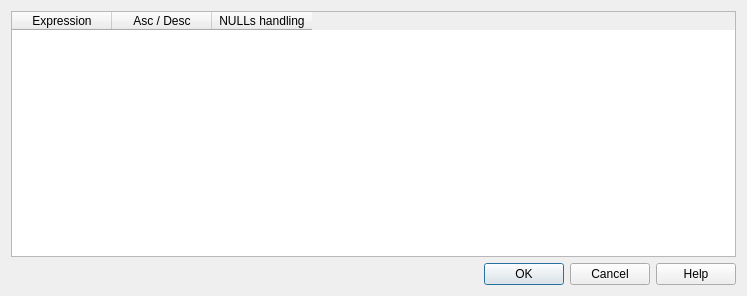
<?xml version="1.0" encoding="UTF-8"?>
<ui version="4.0">
 <class>OrderByDialogBase</class>
 <widget class="QDialog" name="OrderByDialogBase">
  <property name="geometry">
   <rect>
    <x>0</x>
    <y>0</y>
    <width>747</width>
    <height>296</height>
   </rect>
  </property>
  <property name="windowTitle">
   <string>Define Order</string>
  </property>
  <layout class="QGridLayout" name="gridLayout">
   <item row="1" column="0">
    <widget class="QDialogButtonBox" name="buttonBox">
     <property name="orientation">
      <enum>Qt::Horizontal</enum>
     </property>
     <property name="standardButtons">
      <set>QDialogButtonBox::Cancel|QDialogButtonBox::Help|QDialogButtonBox::Ok</set>
     </property>
    </widget>
   </item>
   <item row="0" column="0">
    <widget class="QTableWidget" name="mOrderByTableWidget">
     <property name="dragDropMode">
      <enum>QAbstractItemView::InternalMove</enum>
     </property>
     <column>
      <property name="text">
       <string>Expression</string>
      </property>
     </column>
     <column>
      <property name="text">
       <string>Asc / Desc</string>
      </property>
     </column>
     <column>
      <property name="text">
       <string>NULLs handling</string>
      </property>
     </column>
    </widget>
   </item>
  </layout>
 </widget>
 <resources/>
 <connections>
  <connection>
   <sender>buttonBox</sender>
   <signal>accepted()</signal>
   <receiver>OrderByDialogBase</receiver>
   <slot>accept()</slot>
   <hints>
    <hint type="sourcelabel">
     <x>248</x>
     <y>254</y>
    </hint>
    <hint type="destinationlabel">
     <x>157</x>
     <y>274</y>
    </hint>
   </hints>
  </connection>
  <connection>
   <sender>buttonBox</sender>
   <signal>rejected()</signal>
   <receiver>OrderByDialogBase</receiver>
   <slot>reject()</slot>
   <hints>
    <hint type="sourcelabel">
     <x>316</x>
     <y>260</y>
    </hint>
    <hint type="destinationlabel">
     <x>286</x>
     <y>274</y>
    </hint>
   </hints>
  </connection>
 </connections>
</ui>
